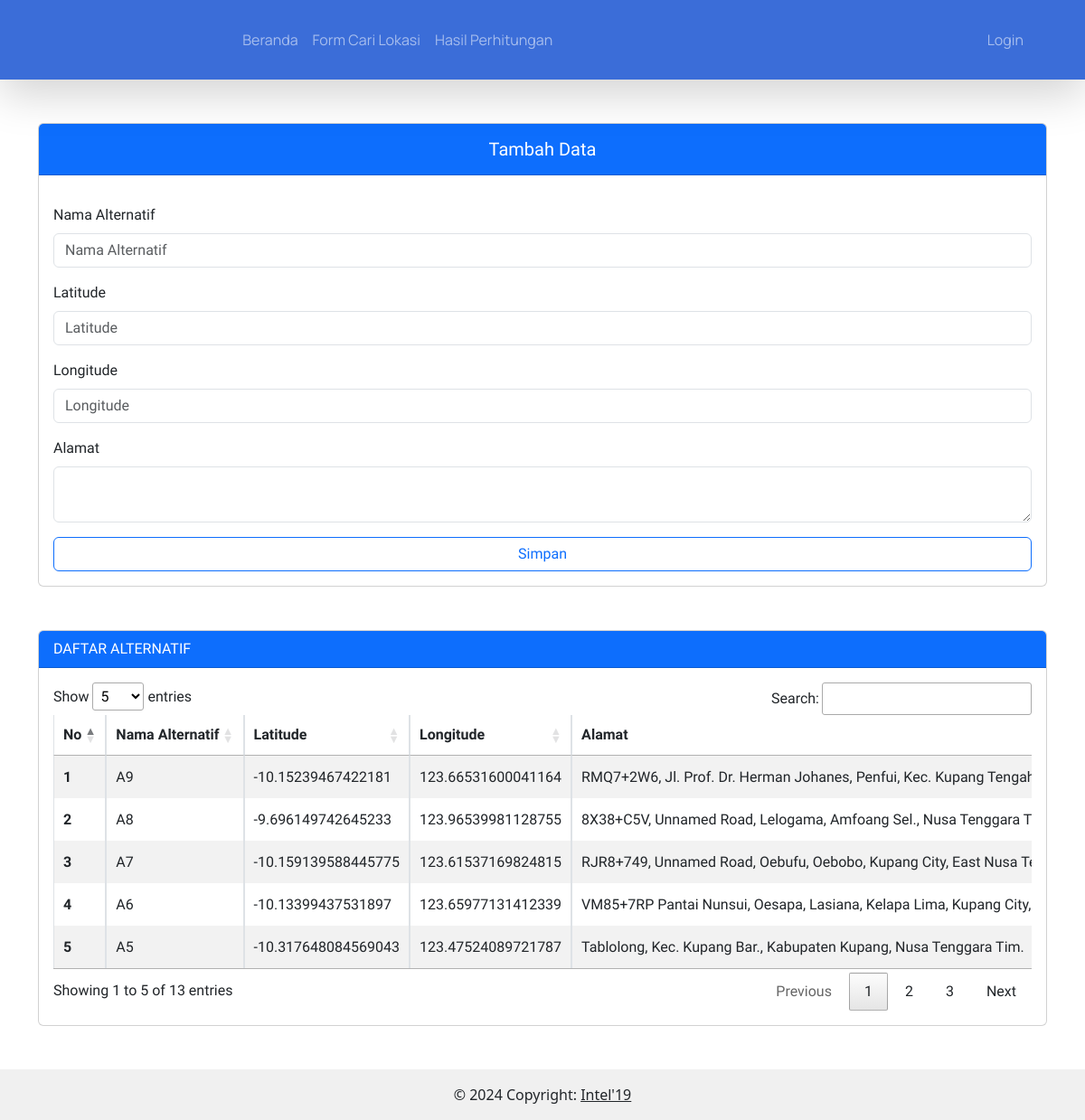
The page /user/alternatif.php on the database its author committed.
### tables this page shows
CREATE TABLE `alternatif` (
  `id_alternatif` int(5) NOT NULL,
  `nama_alternatif` varchar(50) NOT NULL,
  `alamat` varchar(150) NOT NULL,
  `latitude` varchar(100) NOT NULL,
  `longitude` varchar(100) NOT NULL,
  `gambar` varchar(255) NOT NULL,
  `tema_id` int(11) NOT NULL
);

### config.php (called while the page is built, shortened)
<?php
function connectDatabase()
{
    $conn = new mysqli(DB_HOST, DB_USERNAME, DB_PASSWORD, DB_NAME);
    return $conn;
}
?>

### user/functions/alternatif.php (called while the page is built, shortened)
<?php
    require_once '../config.php';
    class Alternatif{
        private $db;
        public function __construct()
        {
            $this->db = connectDatabase();
        }
        public function getDataAlternatif()
        {
            return $this->db->query("SELECT * FROM alternatif");
        }
    }
    $getDataAlternatif = new Alternatif();
?>

### user/alternatif.php (the view, shortened to what this page needs)
<?php
require_once './../includes/header.php';
require_once './functions/alternatif.php';
$dataAlternatif = $getDataAlternatif->getDataAlternatif();
?>
<div class="container" style="font-family: 'Prompt', sans-serif">
    <div class="row">
        <div class="d-xxl-flex">
            <div class="col-xxl-3 mb-xxl-3 mt-5">
                <form action="" method="post">
                    <div class="card">
                        <div class="card-header bg-primary">
                            <h5 class="text-center text-white pt-2 col-12 btn-outline-primary">
                                Tambah Data
                            </h5>
                        </div>
                        <div class="card-body">
                            <div class="mb-3 mt-3">
                                <label for="exampleFormControlInput1" class="form-label">Nama Alternatif</label>
                                <input type="text" name="nama_alternatif" class="form-control"
                                    id="exampleFormControlInput1" placeholder="Nama Alternatif" />
                            </div>
                            <div class="mb-3 mt-3">
                                <label for="latitude" class="form-label">Latitude</label>
                                <input type="text" name="latitude" class="form-control" id="latitude"
                                    placeholder="Latitude" />
                            </div>
                            <div class="mb-3 mt-3">
                                <label for="longitude" class="form-label">Longitude</label>
                                <input type="text" name="longitude" class="form-control" id="longitude"
                                    placeholder="Longitude" />
                            </div>
                            <div class="mb-3 mt-3">
                                <label for="exampleFormControlInput1" class="form-label">Alamat</label>
                                <textarea class="form-control" name="alamat"></textarea>
                            </div>
                            <button type="submit" name="simpan" class="btn col-12 btn-outline-primary">
                                Simpan
                            </button>
                        </div>
                    </div>
                </form>
            </div>
            <div class="col-xxl-9 mt-5 ms-xxl-5">
                <div class="card">
                    <div class="card-header bg-primary text-white">DAFTAR ALTERNATIF</div>
                    <div class="card-body">
                        <div class="table-responsive">
                            <table class="table table-striped table-bordered nowrap" style="width:100%"
                                id="table-penilaian">
                                <thead>
                                    <tr>
                                        <th scope="col">No</th>
                                        <th scope="col">Nama Alternatif</th>
                                        <th scope="col">Latitude</th>
                                        <th scope="col">Longitude</th>
                                        <th scope="col">Alamat</th>
                                    </tr>
                                </thead>
                                <tbody class="table-group-divider">
                                    <?php foreach ($dataAlternatif as $i => $alternatif):?>
                                    <tr>
                                        <th scope="row"><?=$i+1;?></th>
                                        <td><?=$alternatif['nama_alternatif'];?></td>
                                        <td><?=$alternatif['latitude'];?></td>
                                        <td><?=$alternatif['longitude'];?></td>
                                        <td><?=$alternatif['alamat'];?></td>
                                    </tr>
                                    <?php endforeach;?>
                                </tbody>
                            </table>
                        </div>
                    </div>
                </div>
            </div>
        </div>
    </div>
</div>
<?php
require_once './../includes/footer.php';
?>

### rows shown on the page
alternatif: nama_alternatif "A9", latitude "-10.15239467422181", longitude "123.66531600041164", alamat "RMQ7+2W6, Jl. Prof. Dr. Herman Johanes, Penfui, Kec. Kupang…"
alternatif: nama_alternatif "A8", latitude "-9.696149742645233", longitude "123.96539981128755", alamat "8X38+C5V, Unnamed Road, Lelogama, Amfoang Sel., Nusa Tenggara…"
alternatif: nama_alternatif "A7", latitude "-10.159139588445775", longitude "123.61537169824815", alamat "RJR8+749, Unnamed Road, Oebufu, Oebobo, Kupang City, East Nusa…"
alternatif: nama_alternatif "A6", latitude "-10.13399437531897", longitude "123.65977131412339", alamat "VM85+7RP Pantai Nunsui, Oesapa, Lasiana, Kelapa Lima, Kupang City,…"
alternatif: nama_alternatif "A5", latitude "-10.317648084569043", longitude "123.47524089721787", alamat "Tablolong, Kec. Kupang Bar., Kabupaten Kupang, Nusa Tenggara Tim."
